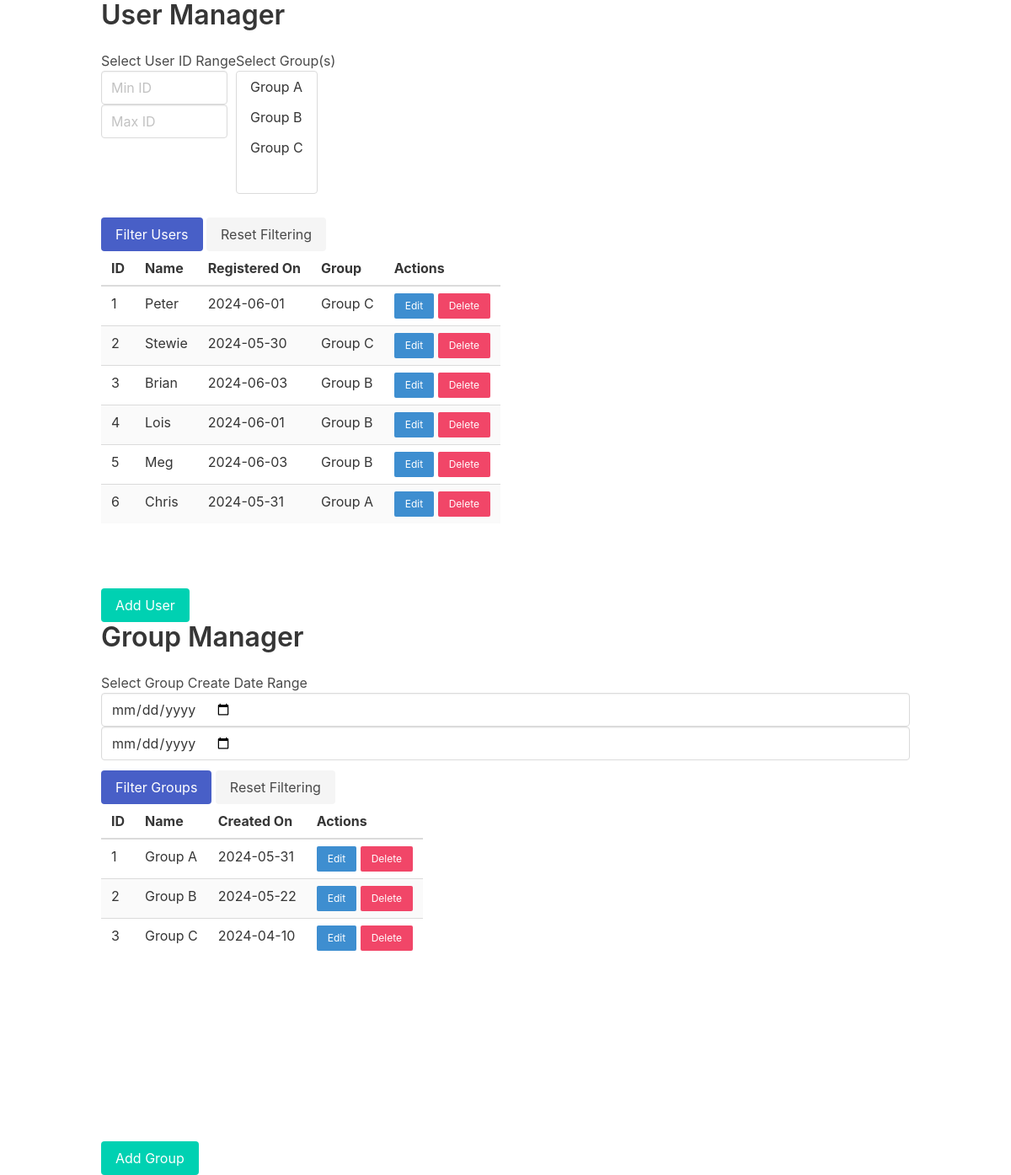
Before: / with the older database file.
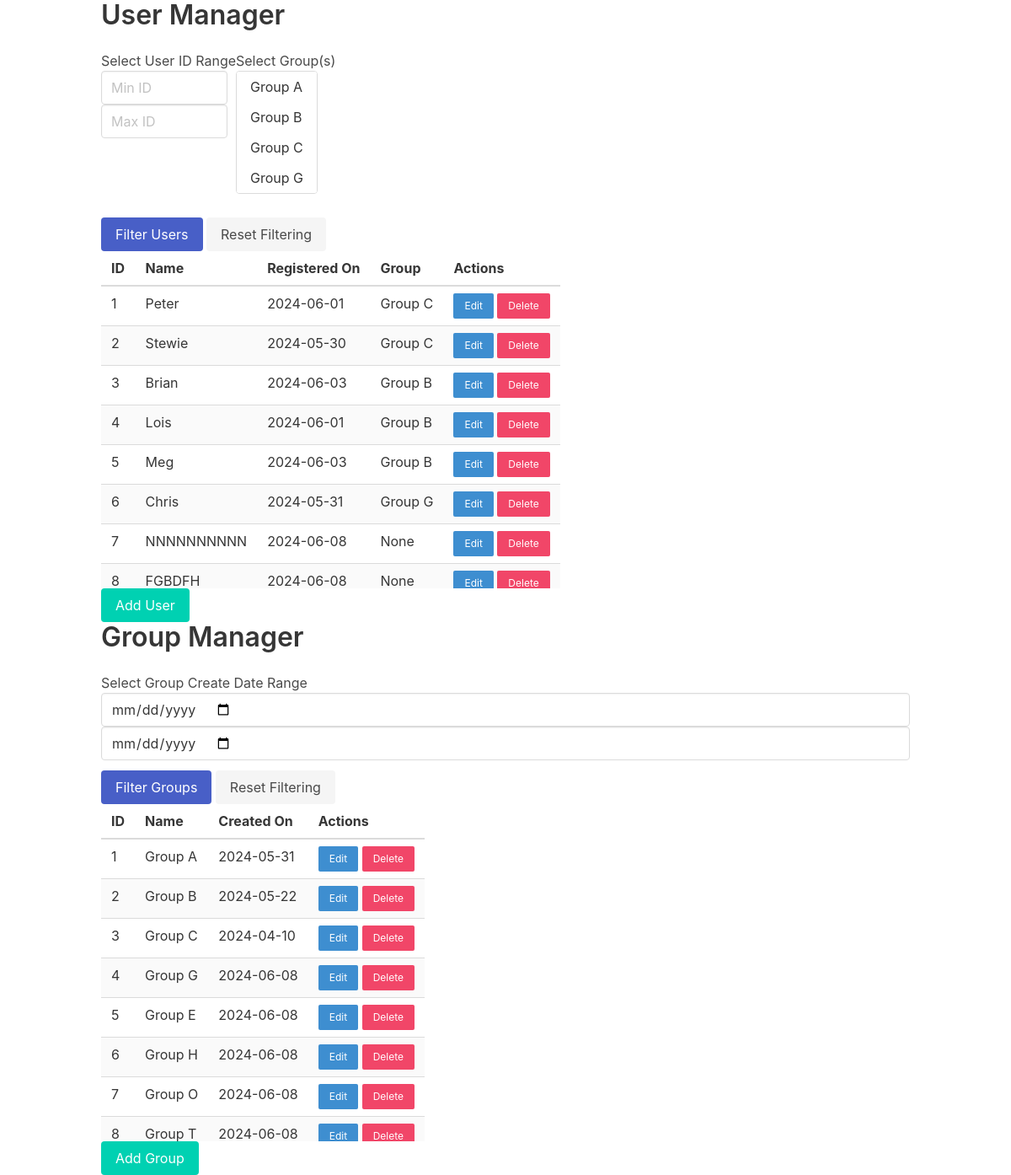
After: the same page with the newer database file.
### app.py (models this page shows)
class User(db.Model):
    id = db.Column(db.Integer, primary_key=True)
    name = db.Column(db.String(80), nullable=False)
    registered_on = db.Column(db.DateTime, default=datetime.now(timezone.utc))
    group_id = db.Column(db.Integer, db.ForeignKey('group.id'), default=0)
    group = db.relationship('Group', backref=db.backref('users', lazy=True))

class Group(db.Model):
    id = db.Column(db.Integer, primary_key=True)
    name = db.Column(db.String(80), nullable=False, unique=True)
    created_on = db.Column(db.DateTime, default=datetime.now(timezone.utc))

### app.py (the view)
@app.route('/')
def index():
    user_min_id = request.args.get('min_id', default=1, type=int)
    user_max_id = request.args.get('max_id', default=999999, type=int)
    print(f"Selecting user ID between {user_min_id} and {user_max_id}.")
    user_id_query = User.query.filter(User.id.between(user_min_id, user_max_id))
    group_ids = request.args.getlist('group_select', type=int)
    print(f"Selecting user in groups: {group_ids}")
    if group_ids:
        user_id_query = user_id_query.filter(User.group_id.in_(group_ids))
    filtered_users = user_id_query.all()
    group_start_date = request.args.get('start_date', default='2000-01-01', type=str)
    group_end_date = request.args.get('end_date', default=datetime.today().strftime('%Y-%m-%d'), type=str)
    print(f"Selecting user registered from {group_start_date} to {group_end_date}.")
    filtered_groups = Group.query.filter(Group.created_on.between(
        datetime.strptime(group_start_date, '%Y-%m-%d').date(),
        datetime.strptime(group_end_date, '%Y-%m-%d').date()+timedelta(days=1))).all()
    return render_template('index.html',
                           users=filtered_users,
                           groups=filtered_groups,
                           group_ids=group_ids)

### templates/index.html (shortened to what this page needs)
<!doctype html>
<html lang="en">
<head>
    <link rel="stylesheet" href="https://cdnjs.cloudflare.com/ajax/libs/bulma/0.9.3/css/bulma.min.css">
    <link rel="stylesheet" href="static/css/index.css">
</head>
<body>
    <div class="container">
        <h1 class="title">User Manager</h1>
        <form action="{{ url_for('index') }}" method="get">
            <div class="columns">
                <div class="column is-narrow">
                    <div class="field-horizontal">
                        <div class="field-vertical">
                            <h2>Select User ID Range</h2>
                            <div class="control">
                                <input class="input input-width-limited" type="number" name="min_id" value="{{ request.args.get('min_id', '') }}" placeholder="Min ID" title="min id">
                            </div>
                            <div class="control">
                                <input class="input input-width-limited" type="number" name="max_id" value="{{ request.args.get('max_id', '') }}" placeholder="Max ID" title="max id">
                            </div>
                        </div>
                        <div class="field-vertical">
                            <h2>Select Group(s)</h2>
                            <div class="control">
                                <div class="select is-multiple custom-select">
                                    <select name="group_select" multiple>
                                        {% for group in groups %}
                                            <option value="{{ group.id }}" {% if group.id in group_list %}selected{% endif %}>{{ group.name }}</option>
                                        {% endfor %}
                                    </select>
                                </div>
                            </div>
                        </div>
                    </div>
                </div>
            </div>
            <div class="control">
                <button class="button is-link" type="submit">Filter Users</button>
                <a href="{{ url_for('index') }}" class="button is-light">Reset Filtering</a>
            </div>
        </form>
        <div style="height: 400px; overflow-y: scroll;">
            <table class="table is-striped">
                <thead>
                    <tr>
                        <th>ID</th>
                        <th>Name</th>
                        <th>Registered On</th>
                        <th>Group</th>
                        <th>Actions</th>
                    </tr>
                </thead>
                <tbody>
                    {% for user in users %}
                        {% set user_id = user.id %}
                        {% set registered_date = user.registered_on.strftime('%Y-%m-%d') %}
                        {% set user_group_id = user.group_id %}
                        <tr>
                            <td>{{ user.id }}</td>
                            <td>{{ user.name }}</td>
                            <td>{{ registered_date }}</td>
                            <td>{{ user.group.name if user.group else 'None' }}</td>
                            <td id="actions">
                                <button class="button is-small is-info" onclick="openUserModal({{ user_id }}, '{{ user.name }}', '{{ registered_date }}', {{ user_group_id }}, 'edit')">Edit</button>
                                <button class="button is-small is-danger" onclick="deleteUser({{ user_id }})">Delete</button>
                            </td>
                        </tr>
                    {% endfor %}
                </tbody>
            </table>
        </div>
        <button class="button is-primary" onclick="openUserModal(null, '', '', null, 'add')">Add User</button>
        <h1 class="title">Group Manager</h1>
        <h2>Select Group Create Date Range</h2>
        <form action="{{ url_for('index') }}" method="get">
            <div class="field">
                <div class="control">
                    <input class="input" type="date" name="start_date" value="{{ group_start_date }}" title="start date" required>
                    <input class="input" type="date" name="end_date" value="{{ group_end_date }}" title="end date" required>
                </div>
            </div>
            <div class="control">
                <button class="button is-link" type="submit">Filter Groups</button>
                <a href="{{ url_for('index') }}" class="button is-light">Reset Filtering</a>
            </div>
        </form>
        <div style="height: 400px; overflow-y: scroll;">
            <table class="table is-striped">
                <thead>
                    <tr>
                        <th>ID</th>
                        <th>Name</th>
                        <th>Created On</th>
                        <th>Actions</th>
                    </tr>
                </thead>
                <tbody>
                    {% for group in groups %}
                        {% set group_id = group.id %}
                        {% set created_date = group.created_on.strftime('%Y-%m-%d') %}
                        <tr>
                            <td>{{ group.id }}</td>
                            <td>{{ group.name }}</td>
                            <td>{{ created_date }}</td>
                            <td id="actions">
                                <button class="button is-small is-info" onclick="openGroupModal({{ group_id }}, '{{ group.name }}', '{{ created_date }}', 'edit')">Edit</button>
                                <button class="button is-small is-danger" onclick="deleteGroup({{ group_id }})">Delete</button>
                            </td>
                        </tr>
                    {% endfor %}
                </tbody>
            </table>
        </div>
        <button class="button is-primary" onclick="openGroupModal(null, '', '', 'add')">Add Group</button>
    </div>
</body>
</html>

### static/css/index.css (style rules this page uses)
th { position: sticky; top: 0; background: white; z-index: 1; }
.input-width-limited { max-width: 150px; }
.custom-select { height: 150px; width: 150px; }
.field-horizontal { display: flex; align-items: flex-start; }
.field-vertical { display: flex; flex-direction: column; }

Changed rows visible on the page:
changed User "Chris": group "Group A" → "Group G"
added User: id "7", name "NNNNNNNNNN", registered_on "2024-06-08", group "None"
added User: id "8", name "FGBDFH", registered_on "2024-06-08", group "None"
added Group: id "4", name "Group G", created_on "2024-06-08"
added Group: id "5", name "Group E", created_on "2024-06-08"
added Group: id "6", name "Group H", created_on "2024-06-08", shown under "Select Group Create Date Range"
added Group: id "7", name "Group O", created_on "2024-06-08", shown under "Select Group Create Date Range"
added Group: id "8", name "Group T", created_on "2024-06-08", shown under "Select Group Create Date Range"
Other visible differences:
form field group_select: "Group A / Group B / Group C" → "Group A / Group B / Group C / Group G"
